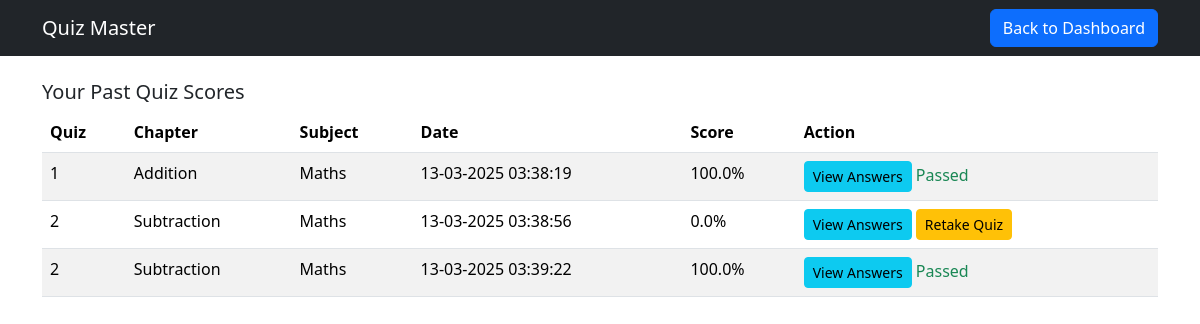
The app's page /user_scores (signed in) with its own data.
### app.py (models this page shows)
class Score(db.Model):
    __tablename__ = 'score'
    ScoreID = db.Column(db.Integer, primary_key=True, autoincrement=True)
    QuizID = db.Column(db.Integer, db.ForeignKey('quiz.QuizID'), nullable=False)
    UserID = db.Column(db.Integer, db.ForeignKey('user.UserID'), nullable=False)
    TimeStamp = db.Column(db.DateTime, default=db.func.current_timestamp())  # Auto-fills time of attempt
    TotalScore = db.Column(db.Float, nullable=False)
    user = db.relationship('User', backref='scores')
    quiz = db.relationship('Quiz', backref='scores')

class Quiz(db.Model):
    __tablename__ = 'quiz'
    QuizID = db.Column(db.Integer, primary_key=True, autoincrement=True)
    Date_of_quiz = db.Column(db.Date, nullable=False)
    Time_duration = db.Column(db.String(5), nullable=False)
    Remarks = db.Column(db.String(500))
    ChapterID = db.Column(db.Integer, db.ForeignKey('chapter.ChapterID'), nullable=False)
    QuestionsR = db.relationship('Questions', backref='quiz', lazy=True)

class Chapter(db.Model):
    __tablename__ = 'chapter'
    ChapterID = db.Column(db.Integer, primary_key=True, autoincrement=True)
    Chaptername = db.Column(db.String(500), nullable=False)
    Description = db.Column(db.String(500), nullable=False)
    QuizR = db.relationship('Quiz', backref='chapter', lazy=True)
    SubjectID = db.Column(db.Integer, db.ForeignKey('subject.SubjectID'), nullable=False)
    subject = db.relationship('Subject', backref='chapters')

class Subject(db.Model):
    __tablename__ = 'subject'
    SubjectID = db.Column(db.Integer, primary_key=True, autoincrement=True)
    Subjectname = db.Column(db.String(500), nullable=False)
    Description = db.Column(db.String(500), nullable=False)

### app.py (the view)
@app.route('/user_scores')
def user_scores():
    if 'user_id' not in session:
        flash("Unauthorized access!", "danger")
        return redirect(url_for("home"))
    user_id = session['user_id']
    scores = Score.query.filter_by(UserID=user_id).all()
    for score in scores:
        score.retake_allowed = score.TotalScore < 40
        ist_time = score.TimeStamp + timedelta(hours=5, minutes=30)  # Converting the time to IST
        score.ist_time_str = ist_time.strftime('%d-%m-%Y %H:%M:%S')
    return render_template("quiz_scores.html", scores=scores)

### templates/quiz_scores.html (shortened to what this page needs)
<!DOCTYPE html>
<html lang="en">
<head>
    <link href="https://cdn.jsdelivr.net/npm/bootstrap@5.3.2/dist/css/bootstrap.min.css" rel="stylesheet">
</head>
<body>
    <nav class="navbar navbar-expand-lg navbar-dark bg-dark">
        <div class="container">
            <a class="navbar-brand" href="#">Quiz Master</a>
            <a href="{{ url_for('user_dashboard') }}" class="btn btn-primary">Back to Dashboard</a>
        </div>
    </nav>
    <div class="container mt-4">
        <h5>Your Past Quiz Scores</h5>
        {% if scores %}
        <table class="table table-striped">
            <thead>
                <tr>
                    <th>Quiz</th>
                    <th>Chapter</th>
                    <th>Subject</th>
                    <th>Date</th>
                    <th>Score</th>
                    <th>Action</th>
                </tr>
            </thead>
            <tbody>
                {% for score in scores %}
                <tr>
                    <td>{{ score.quiz.QuizID }}</td>
                    <td>{{ score.quiz.chapter.Chaptername }}</td>
                    <td>{{ score.quiz.chapter.subject.Subjectname }}</td>
                    <td>{{ score.ist_time_str }}</td>
                    <td>{{ score.TotalScore }}%</td>
                    <td>
                        <button class="btn btn-info btn-sm" data-bs-toggle="modal" data-bs-target="#viewAnswers{{ score.ScoreID }}">View Answers</button>
                        {% if score.TotalScore < 40 %}
                            <a href="{{ url_for('start_quiz', quiz_id=score.quiz.QuizID) }}" class="btn btn-warning btn-sm">Retake Quiz</a>
                        {% else %}
                            <span class="text-success">Passed</span>
                        {% endif %}
                    </td>
                </tr>
                {% endfor %}
            </tbody>
        </table>
        {% else %}
        <p>No quiz attempts found.</p>
        {% endif %}
    </div>
</body>
</html>

### records on screen
Score: quiz.QuizID "1", quiz.chapter.Chaptername "Addition", quiz.chapter.subject.Subjectname "Maths", ist_time_str "13-03-2025 03:38:19", TotalScore "100.0", shows "Passed"
Score: quiz.QuizID "2", quiz.chapter.Chaptername "Subtraction", quiz.chapter.subject.Subjectname "Maths", ist_time_str "13-03-2025 03:38:56", TotalScore "0.0"
Score: quiz.QuizID "2", quiz.chapter.Chaptername "Subtraction", quiz.chapter.subject.Subjectname "Maths", ist_time_str "13-03-2025 03:39:22", TotalScore "100.0", shows "Passed"
